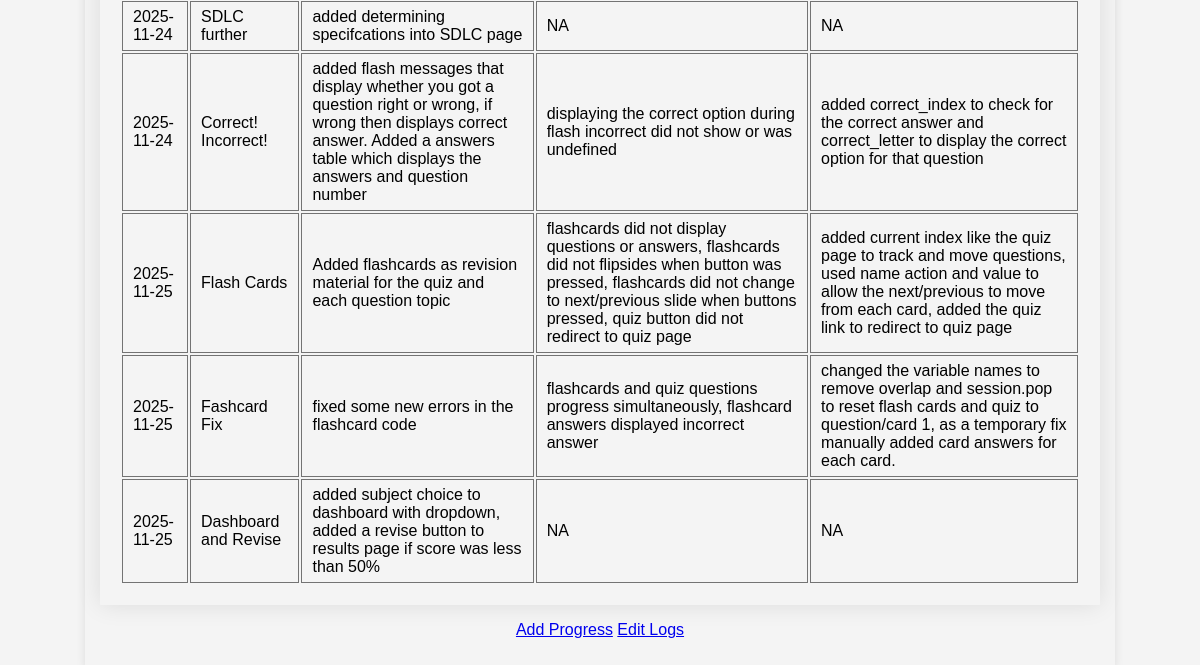
Page /logs (signed in, lower part) on the earlier database version.
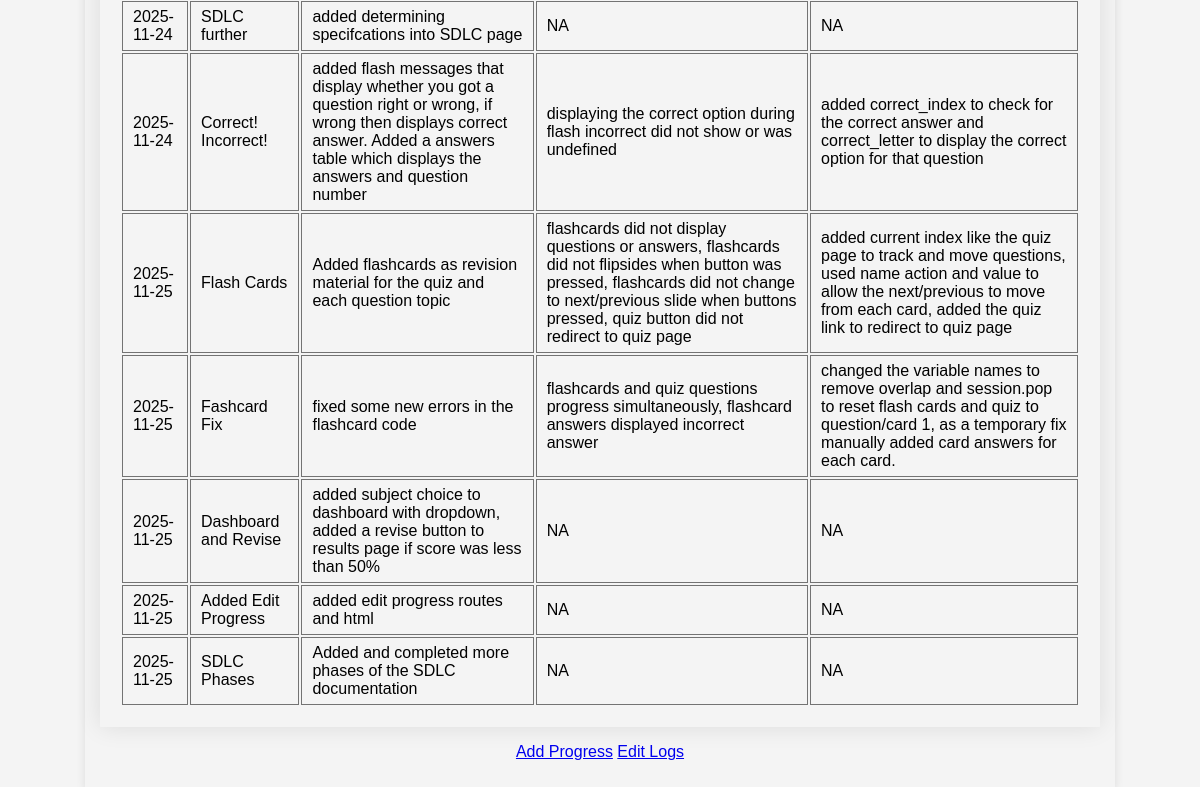
Same page on the later database version.
### tables this page shows
CREATE TABLE progresslogs (
    id INTEGER PRIMARY KEY AUTOINCREMENT,
    user_id INTEGER NOT NULL,
    date TEXT NOT NULL,
    title TEXT NOT NULL UNIQUE,
    details TEXT NOT NULL,
    image_path TEXT,
    challenges TEXT NOT NULL,
    solutions TEXT NOT NULL
);

### app.py (the view)
@app.route('/logs', methods = ['GET', 'POST'])
@login_required
def logs():
    conn = get_db_connection()
    cursor = conn.cursor()
    cursor.execute("SELECT date, title, details, challenges, solutions FROM progresslogs WHERE user_id = ? ORDER BY date ASC", (current_user.id,))
    posts = cursor.fetchall()
    conn.close()
    return render_template('logs.html', posts = posts, username=current_user.username)

### app.py (called while the page is built)
@login_manager.user_loader
def load_user(user_id):
    conn = get_db_connection()
    cursor = conn.cursor()
    cursor.execute('SELECT id, username FROM users WHERE id = ?', (user_id),)
    user = cursor.fetchone()
    conn.close()
    if user:
        return User(id=user['id'], username = user['username'])
    return None

def get_db_connection(): # connect to the database.db
    conn = sqlite3.connect('database.db')
    conn.row_factory = sqlite3.Row
    return conn

### templates/logs.html (shortened to what this page needs)
{% extends 'base.html' %}
{% block content %}
<form class="table">
    {% if posts %}
        <table>
        {% for post in posts %}
            <tr>
                <td>{{ post.date }}</td>
                <td>{{ post.title }}</td>
                <td>{{ post.details }}</td>
                <td>{{ post.challenges }}</td>
                <td>{{ post.solutions }}</td>
            </tr>
        {% endfor%}
        </table>
        <p class="progress"><a href="{{ url_for('addprogress') }}">Add Progress</a>
        <a href="{{ url_for('edit_log') }}">Edit Logs</a></p>
    {%endif%}
</form>
{% endblock %}

### templates/base.html (shortened to what this page needs)
<!DOCTYPE html>
<html lang="en">
<head>
    <link rel="stylesheet" href="{{ url_for('static', filename='styles.css') }}">
</head>
<body>
    <content>
        {% block content %}
        {% endblock %}
    </content>
</body>
</html>

### static/styles.css (style rules this page uses)
body { font-family: Arial, sans-serif; margin: 10px; padding: 0; background-color: #f4f4f4; color:black; }
.table { max-width: 1000px; margin: 15px auto; padding: 15px; border-radius: 5px; box-shadow: 0 0 10px rgba(0,0,0, 0.1); align-content: center; }
.progress { text-align: center; border: #0a0a0a; }
form { max-width: 500px; margin: 15px auto; padding: 15px; border-radius: 5px; box-shadow: 0 0 10px rgba(0,0,0, 0.1); align-content: center; }
table { max-width: 1000px; margin: 15px auto; padding: 20px; border-radius: 1px; box-shadow: 0 0 25px rgba(0,0,0, 0.1); align-content: center; }

Differences in the rows shown:
added progresslogs: date "2025-11-25", title "Added Edit Progress", details "added edit progress routes and html", challenges "NA", solutions "NA"
added progresslogs: date "2025-11-25", title "SDLC Phases", details "Added and completed more phases of the SDLC documentation", challenges "NA", solutions "NA"
